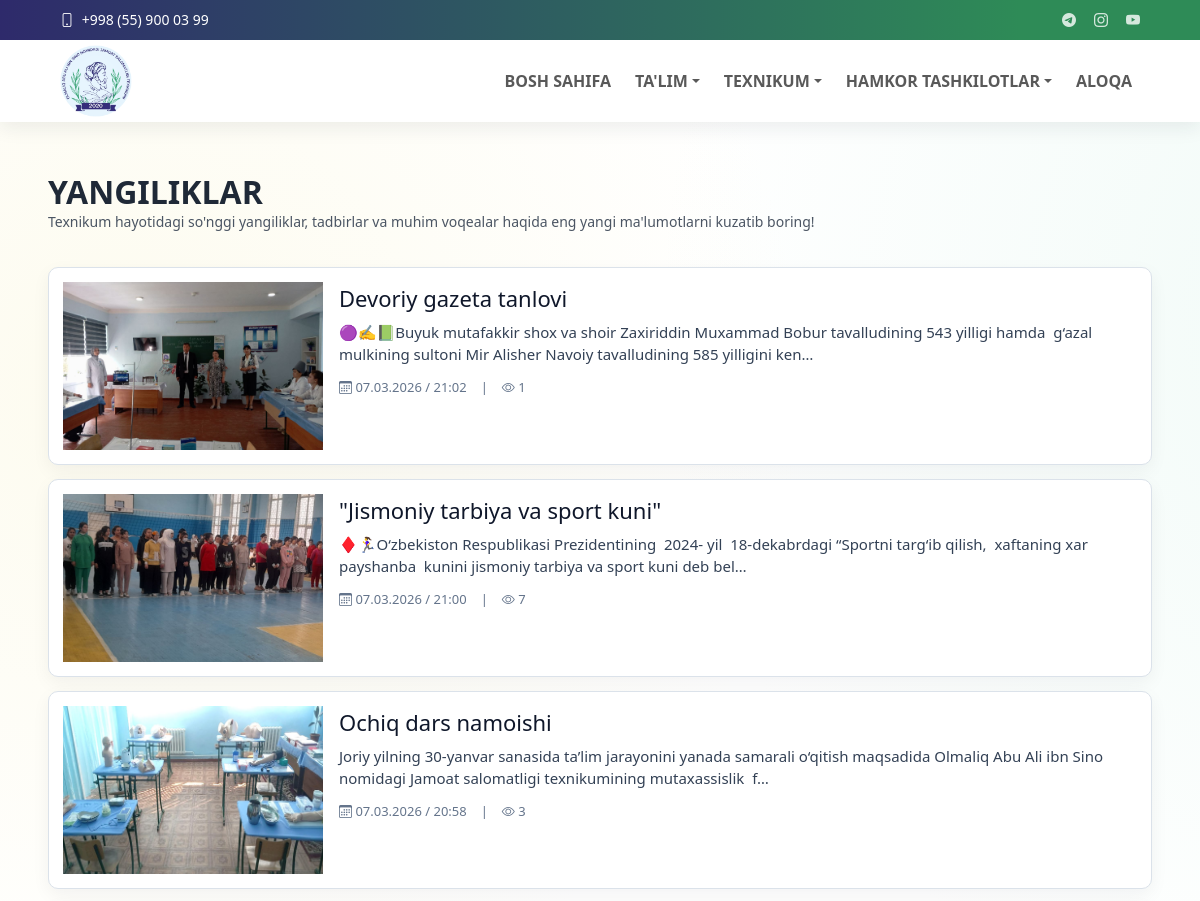
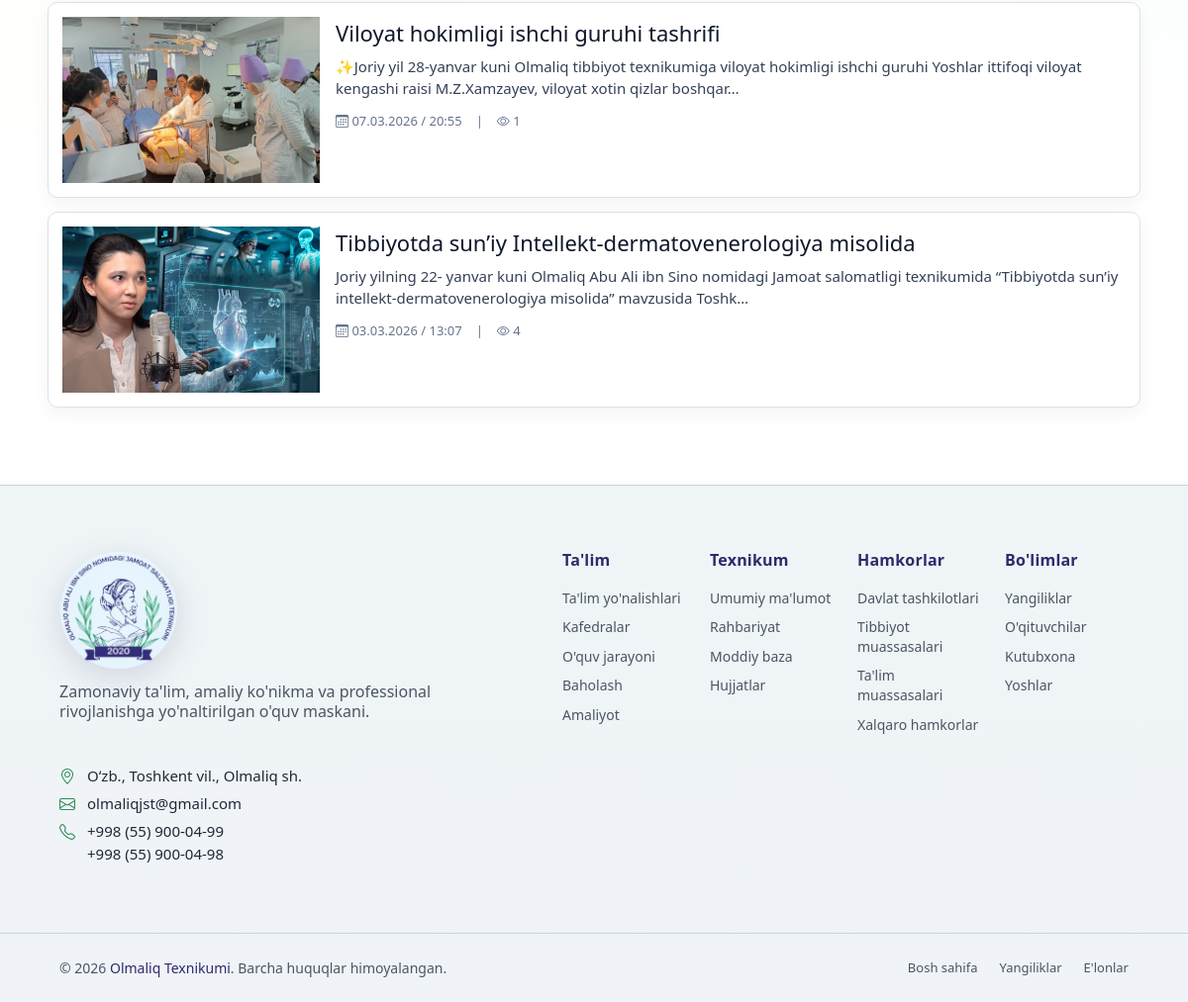
The app's page /yangiliklar/ with its own data (2 pictures, top to bottom).
### core/models.py (models this page shows, shortened)
class TopbarSettings(models.Model):
    email = models.EmailField(blank=True)
    phone = models.CharField(max_length=50, blank=True)
    telegram_url = models.URLField(blank=True)
    instagram_url = models.URLField(blank=True)
    youtube_url = models.URLField(blank=True)
    is_active = models.BooleanField(default=True)
    updated_at = models.DateTimeField(auto_now=True)
    class Meta:
        ordering = ['-updated_at', '-id']
        verbose_name = "Topbar sozlamasi"
        verbose_name_plural = "Topbar sozlamalari"

### news/models.py (models this page shows, shortened)
class News(models.Model):
    title = models.CharField(max_length=255)
    slug = models.SlugField(unique=True)
    author = models.CharField("Tayyorlagan", max_length=150, blank=False)
    content = models.TextField()
    image = models.ImageField(upload_to='news/', blank=True, null=True)
    published_at = models.DateTimeField(default=timezone.now)
    is_published = models.BooleanField(default=True)
    views_count = models.PositiveIntegerField(default=0)
    created_at = models.DateTimeField(auto_now_add=True)
    updated_at = models.DateTimeField(auto_now=True)
    class Meta:
        ordering = ['-published_at']
        verbose_name = "Yangilik"
        verbose_name_plural = "Yangiliklar"

### news/views.py (the view)
# urls.py: path('', views.news_list, name='news_list'),
def news_list(request):
    items = News.objects.filter(is_published=True)
    return render(request, 'news/news_list.html', {'news_items': items})

### core/context_processors.py (called while the page is built)
def menu_context(request):
    menu_items = (
        Menu.objects.filter(parent__isnull=True, is_active=True)
        .prefetch_related('children')
        .order_by('order', 'id')
    )
    topbar = TopbarSettings.objects.filter(is_active=True).first()
    return {
        'menu_items': menu_items,
        'topbar_settings': topbar,
    }

### news/templates/news/news_list.html (shortened to what this page needs)
{% extends 'base.html' %}
{% block content %}
<section>
    <div class="news-list-directions__head">
        <h2>Yangiliklar</h2>
        <p>Texnikum hayotidagi so'nggi yangiliklar, tadbirlar va muhim voqealar haqida eng yangi ma'lumotlarni kuzatib boring!</p>
    </div>
    <div class="news-list-grid js-load-more-list" data-batch-size="10">
        {% for item in news_items %}
            <a class="news-list-card js-load-item" href="{% url 'news:news_detail' item.slug %}">
                {% if item.image %}
                    <img class="news-list-card__image" src="{{ item.image.url }}" alt="{{ item.title }}">
                {% else %}
                    <div class="news-list-card__image news-list-card__image--empty">
                        <span>Rasm mavjud emas</span>
                    </div>
                {% endif %}
                <div class="news-list-card__body">
                    <h3>{{ item.title }}</h3>
                    <p>{{ item.excerpt|default:item.content|striptags|truncatechars:170 }}</p>
                    <div class="news-list-card__meta">
                        <span>
                            <i class="bi bi-calendar3"></i>
                            <span>{{ item.published_at|date:"d.m.Y / H:i" }}</span>
                        </span>
                        <span>|</span>
                        <span>
                            <i class="bi bi-eye"></i>
                            <span>{{ item.views_count }}</span>
                        </span>
                    </div>
                </div>
            </a>
        {% empty %}
            <p class="news-list-empty">Yangiliklar mavjud emas.</p>
        {% endfor %}
    </div>
</section>
{% endblock %}

### templates/includes/header.html (shortened to what this page needs)
{% load static %}
<header id="header" class="header fixed-top">
    <div class="topbar d-flex align-items-center">
        <div class="container d-flex justify-content-center justify-content-md-between">
           <div class="contact-info d-flex align-items-center gap-3">
                <div class="d-flex align-items-center">
                    <a href="tel:{{ topbar_settings.phone }}" class="link-underline link-underline-opacity-0 lh-1">
                        <i class="bi bi-phone me-1"></i>
                    <span>{{ topbar_settings.phone }}</span>
                    </a>
                </div>
            </div>
            <div class="social-links d-flex align-items-center">
                <a href="{{ topbar_settings.telegram_url }}" target="_blank" rel="noopener" aria-label="Telegram"><i class="bi bi-telegram"></i></a>
                <a href="{{ topbar_settings.instagram_url }}" target="_blank" rel="noopener" aria-label="Instagram"><i class="bi bi-instagram"></i></a>
                <a href="{{ topbar_settings.youtube_url }}" target="_blank" rel="noopener" aria-label="YouTube"><i class="bi bi-youtube"></i></a>
            </div>
        </div>
    </div>
    <div class="branding d-flex align-items-center">
        <nav class="navbar navbar-expand-lg  py-0 w-100">
            <div class="container position-relative d-flex align-items-center justify-content-between">
                <a class="navbar-brand brand d-flex align-items-center gap-2" href="{% url 'core:home' %}">
                    <img class="brand-logo" src="{% static 'images/logo.png' %}" alt="Olmaliq texnikumi logosi">
                </a>
                <div class="collapse navbar-collapse" id="mainNavbar">
                    {% with ns=request.resolver_match.namespace name=request.resolver_match.url_name %}
                    <ul class="navbar-nav ms-auto mb-2 mb-lg-0 align-items-lg-center gap-lg-2">
                        <li class="nav-item">
                            <a class="nav-link {% if ns == 'core' and name == 'home' %}active{% endif %}" href="{% url 'core:home' %}" {% if ns == 'core' and name == 'home' %}aria-current="page"{% endif %}>Bosh sahifa</a>
                        </li>
                        <li class="nav-item dropdown">
                            <a class="nav-link dropdown-toggle " href="#" role="button" data-bs-toggle="dropdown" aria-expanded="false" >Ta'lim</a>
                        </li>
                        <li class="nav-item dropdown">
                            <a class="nav-link dropdown-toggle " href="#" role="button" data-bs-toggle="dropdown" aria-expanded="false" >Texnikum</a>
                        </li>
                        <li class="nav-item dropdown">
                            <a class="nav-link dropdown-toggle " href="#" role="button" data-bs-toggle="dropdown" aria-expanded="false" >Hamkor tashkilotlar</a>
                        </li>
                        <li class="nav-item">
                            <a class="nav-link {% if ns == 'contact' %}active{% endif %}" href="{% url 'contact:contact' %}" {% if ns == 'contact' %}aria-current="page"{% endif %}>Aloqa</a>
                        </li>
                    </ul>
                    {% endwith %}
                </div>
            </div>
        </nav>
    </div>
</header>

### static/css/style.css (style rules this page uses)
* { box-sizing: border-box; }
body { margin: 0; font-family: "Segoe UI", Tahoma, sans-serif; background-color: #ffffff; background-image: radial-gradient(1100px circle at 8% 16%, rgba(246, 238, 181, 0.22), transparent 62%), radial-gradient(1250px circle at 92% 12%, rgba(178, 231, 212, 0.2), transparent 64%), radial-gradient(980px circle at 84% 88%, rgba(205, 233, 245, 0.16), transparent 66%), linear-gradient(180deg, #ffffff 0%, #ffffff 100%); background-repeat: no-repeat; background-size: 128% 128%, 132% 132%, 126% 126%, 100% 100%; animation: siteBgFloat 50s ease-in-out infinite alternate; color: var(--text); padding-top: 108px; overflow-x: clip; }
a { color: var(--header-accent); }
html { overflow-x: clip; }
.container { width: min(1120px, 92%); margin: 0 auto; }
@media (min-width: 1200px) { .container { width: min(1320px, 92%); } }
.header { transition: all 0.5s; z-index: 1100 !important; background-color: #ffffff; box-shadow: 0 6px 18px rgba(31, 41, 55, 0.08); }
.header .topbar { background: var(--brand-gradient); font-size: 14px; transition: all 0.5s; height: 40px; overflow: hidden; border: 0 !important; border-bottom: 0 !important; box-shadow: none !important; margin-bottom: 0 !important; }
.header .topbar .container { min-height: 40px; }
.header .topbar .contact-info i { font-style: normal; color: #ffffff; }
.header .topbar .contact-info i a, .header .topbar .contact-info i, .header .topbar .contact-info span { color: #ffffff; text-decoration: none; line-height: 1; }
.header .topbar .social-links a { color: rgba(255, 255, 255, 0.8); line-height: 0; transition: all 0.3s ease; margin-left: 18px; font-size: 14px; }
.header .branding { min-height: 68px; transition: all 0.4s ease; border: 0 !important; border-top: 0 !important; margin-top: 0 !important; position: relative; z-index: 1101; }
.header .topbar + .branding { margin-top: 0 !important; border-top: 0 !important; }
.brand { color: var(--nav-text); text-decoration: none; font-weight: 700; }
.brand-logo { height: 72px; width: auto; display: block; }
.navbar .nav-item > a { text-transform: uppercase; font-weight: 600; }
.navbar .nav-link { position: relative; transition: color 0.22s ease; }
.navbar .nav-link::before { content: ""; position: absolute; left: 0.5rem; right: 0.5rem; bottom: 0.2rem; height: 2px; background: var(--header-accent); transform: scaleX(0); transform-origin: center; transition: transform 0.22s ease; }
.news-list-directions__head { display: flex-row; align-items: center; justify-content: center; text-align: left; gap: 12px; margin: 35px 0px 35px 0px; }
.news-list-directions__head h2 { margin: 0; text-transform: uppercase; font-weight: 700; }
.news-list-directions__head p { margin: 0; color: var(--muted); font-size: 14px; font-weight: 500; }
.news-list-grid { display: flex; flex-direction: column; gap: 14px; }
.news-list-card { display: grid; grid-template-columns: 260px minmax(0, 1fr); gap: 16px; align-items: stretch; padding: 14px; border: 1px solid #dbe2ea; border-radius: 10px; background: #ffffff; box-shadow: 0 6px 18px rgba(15, 23, 42, 0.05); overflow: hidden; text-decoration: none; color: inherit; }
.news-list-card__image { width: 100%; height: 168px; object-fit: cover; display: block; }
.news-list-card__body { padding: 2px 0; min-width: 0; }
.news-list-card__body h3 { margin: 0 0 8px; font-size: 22px; line-height: 1.3; overflow-wrap: anywhere; color: #0f172a; }
.news-list-card__body p { margin: 0 0 12px; color: #334155; font-size: 15px; line-height: 1.5; overflow-wrap: anywhere; }
.news-list-card__meta { display: flex; align-items: center; gap: 14px; color: #64748b; font-size: 13px; font-weight: 500; border-top: 0; padding-top: 0; }

### records on screen
TopbarSettings: phone "+998 (55) 900 03 99"
News: image (picture), title "Devoriy gazeta tanlovi", excerpt "🟣✍️📗Buyuk mutafakkir shox va shoir Zaxiriddin Muxammad Bobur tavalludining 543 yilligi hamda g‘azal mulkining sultoni Mir Alisher Navoiy tavalludining 585 yilligini ken…", published_at "07.03.2026 / 21:02", views_count "1"
News: image (picture), title "\"Jismoniy tarbiya va sport kuni\"", excerpt "♦️🏃‍♀️O‘zbekiston Respublikasi Prezidentining 2024- yil 18-dekabrdagi “Sportni targ‘ib qilish, xaftaning xar payshanba kunini jismoniy tarbiya va sport kuni deb bel…", published_at "07.03.2026 / 21:00", views_count "7"
News: image (picture), title "Ochiq dars namoishi", excerpt "Joriy yilning 30-yanvar sanasida ta’lim jarayonini yanada samarali o‘qitish maqsadida Olmaliq Abu Ali ibn Sino nomidagi Jamoat salomatligi texnikumining mutaxassislik f…", published_at "07.03.2026 / 20:58", views_count "3"
News: image (picture), title "Viloyat hokimligi ishchi guruhi tashrifi", excerpt "✨Joriy yil 28-yanvar kuni Olmaliq tibbiyot texnikumiga viloyat hokimligi ishchi guruhi Yoshlar ittifoqi viloyat kengashi raisi M.Z.Xamzayev, viloyat xotin qizlar boshqar…", published_at "07.03.2026 / 20:55", views_count "1"
News: image (picture), title "Tibbiyotda sun’iy Intellekt-dermatovenerologiya misolida", excerpt "Joriy yilning 22- yanvar kuni Olmaliq Abu Ali ibn Sino nomidagi Jamoat salomatligi texnikumida “Tibbiyotda sun’iy intellekt-dermatovenerologiya misolida” mavzusida Toshk…", published_at "03.03.2026 / 13:07", views_count "4"
